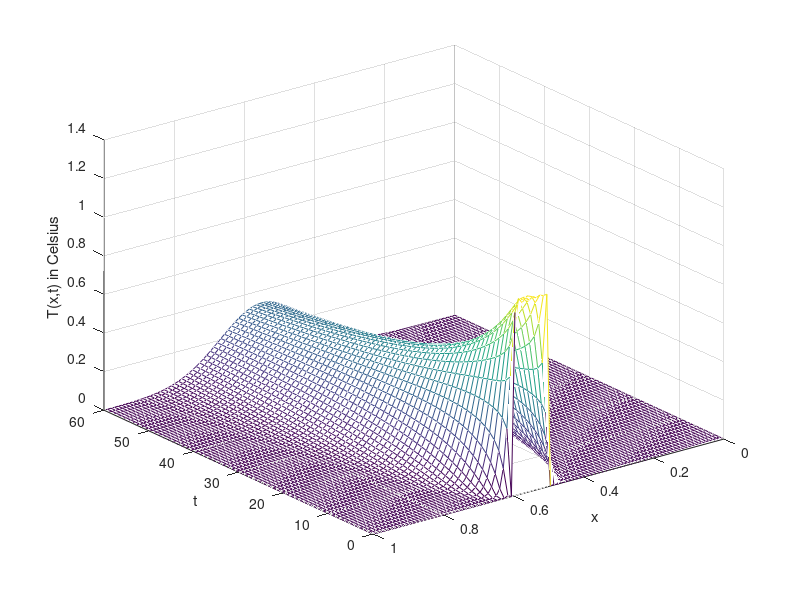

This figure's MATLAB source:
%Delete all stored variables and clear the command window. 
clear
clc
%PARAMETERS:
%Number of terms in Fourier series
N=500;
%Thermal diffusivity
diffusivity=0.000111;
% x axis.
x=linspace(0,1,100);
% Placeholder for graph data
y=zeros(1,length(x));
%These will be used to fix the graph
X=linspace(-0.15,1.15,10);
Y=linspace(0,120,12);
%Time axis. 
t=linspace(0,60,60);
%Solution matrix placeholder. Each row will represent T(x,t) for a value of t.
soln=zeros(length(t), length(y));
%Fourier coefficients placeholder.
coeffs = zeros(1,N);
%Temperature data
data=[0 0 0 0 0 1 0 0 0 0 ];

%COMPUTATION:

%Compute the coefficients.
for n=1:N
        for k=1:10
            zmin=0.1*k-0.1;
            zmax=0.1*k;
            A=data(k);
            coeffs(n) = coeffs(n)+integral(@(z)2*A*sin(n*pi*z),zmin,zmax);
        end
        y = y+coeffs(n)*sin(n*pi*x);
end

% Compute the solution.
for a=1:length(t)
    T=t(a);
    y=zeros(1,length(x));
    for n=1:N
        y = y+coeffs(n)*sin(n*pi*x)*exp(-1*diffusivity*(n^2)*(pi^2)*T);
    end
    %The temperature should be greater than or equal to zero and less than or equal to 100, this fixes
    %any parts of the data that are slightly out of range due to approximation
    %error.
    for k = 1:length(y)
        if (y(k)<0);
            y(k) = 0;
        elseif (y(k)>100);
            y(k)=100;
        else
            y(k)=y(k);
        end
    end
    %Row number a of solution matrix is equal to the y array.
    soln(a,:)=flip(y);
end
figure;
mesh(x,t,soln)
xlabel('x');
ylabel('t');
zlabel('T(x,t) in Celsius');
xticks([0, 0.2, 0.4, 0.6, 0.8, 1.0])
xticklabels({'1', '0.8', '0.6', '0.4', '0.2', '0'});
%This part produces the .gif animation. I don't know for sure if this part will work in
%Scilab without modification.
% fig=figure;
% elapsed=0;
% nImages=length(t);
% for T = 1:nImages
%     clf
%     if (t(T)-(elapsed+1))>=0
%         elapsed = elapsed+1;
%     end
%     FF=zeros(1,length(Y))-0.125;
%     hold on
%     plot(x,soln(T,:))
%     plot(X,zeros(1,length(X)), 'black');
%     plot(FF,Y, 'white');
%     hold off
%     title(['Elapsed time = ' num2str(elapsed) ' seconds'])
%     frame = getframe(fig);
%     im{T} = frame2im(frame);
% end
% close
% filename = 'RandomHeatSim1.gif';
% for idx = 1:nImages
%     [A,map] = rgb2ind(im{idx},256);
%     if idx == 1;
%         imwrite(A,map,filename,'gif','LoopCount',Inf,'DelayTime',1.5);
%     elseif (idx > 1) && (idx < nImages);
%         if (idx>200) && (mod(idx,3)==0) && (idx <= 401) %After 200 frames, 3x frameskip.
%             imwrite(A,map,filename,'gif','WriteMode','append','DelayTime',0.02);
%         elseif (idx<=200)
%             imwrite(A,map,filename,'gif','WriteMode','append','DelayTime',0.02);
%         elseif (idx>401) && (mod(idx,5)==0)  && (idx <900) %After 401 frames, 5x frameskip.
%             imwrite(A,map,filename,'gif','WriteMode','append','DelayTime',0.02);
%         elseif (idx>=901) && (mod(idx,10)==0) %After 900 frames, 10x frameskip.
%             imwrite(A,map,filename,'gif','WriteMode','append','DelayTime',0.02);
%         end
%     else
%         imwrite(A,map,filename,'gif','WriteMode','append','DelayTime',1.5);
%     end
% end